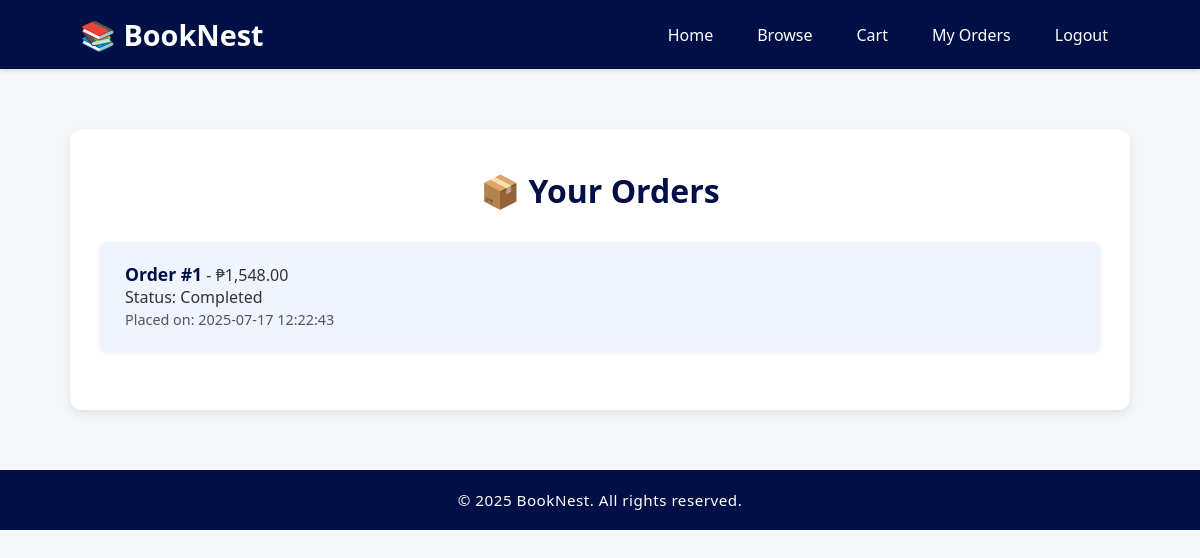
The app's page /order_history.php (signed in), older data.
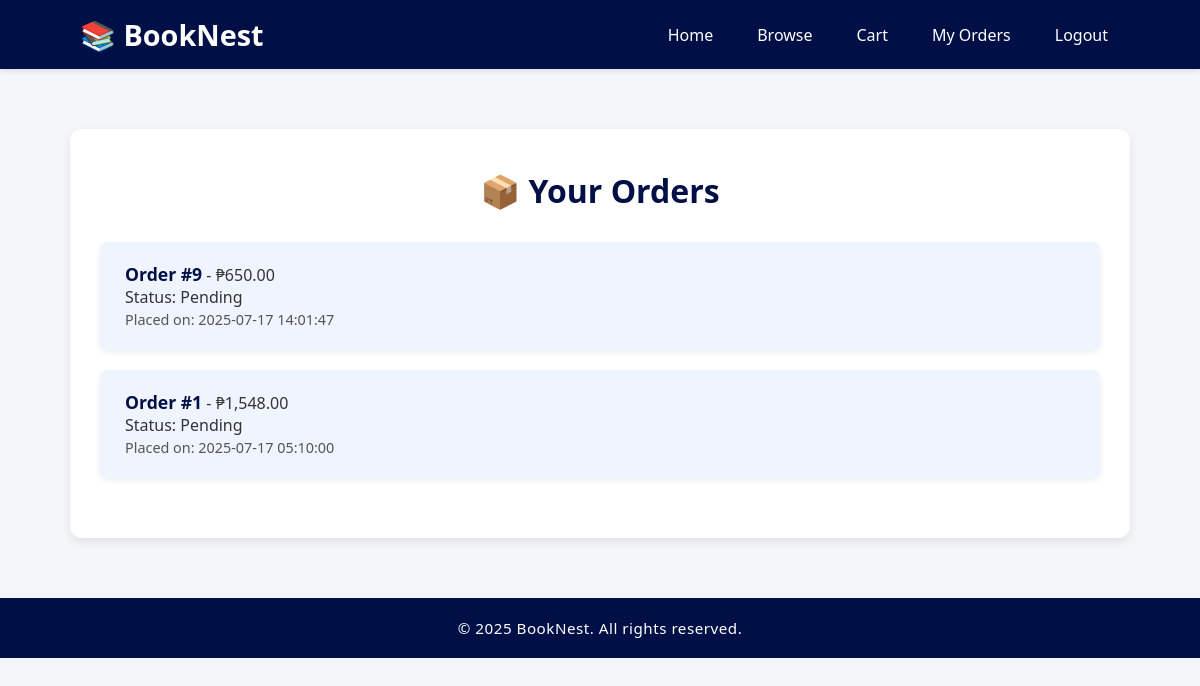
The same page, newer data.
### tables this page shows
CREATE TABLE `orders` (
  `order_id` int(11) NOT NULL,
  `user_id` int(11) DEFAULT NULL,
  `order_date` timestamp NOT NULL DEFAULT current_timestamp(),
  `status` enum('pending','processing','shipped','completed','cancelled') DEFAULT 'pending',
  `total_amount` decimal(10,2) DEFAULT 0.00
);

### order_history.php (the view, shortened to what this page needs)
<?php
require_once 'includes/db.php';
include 'includes/header.php';
$user_id = $_SESSION['user_id'];
$sql = "
    SELECT o.order_id, o.order_date, o.status,
           COALESCE(SUM(b.price * oi.quantity), 0) AS total_price
    FROM orders o
    LEFT JOIN order_items oi ON o.order_id = oi.order_id
    LEFT JOIN books b ON oi.book_id = b.book_id
    WHERE o.user_id = ?
    GROUP BY o.order_id, o.order_date, o.status
    ORDER BY o.order_date DESC
";
$stmt = $conn->prepare($sql);
$stmt->bind_param("i", $user_id);
$stmt->execute();
$result = $stmt->get_result();
?>
<div class="container">
    <div class="orderhistory-container">
        <h2>📦 Your Orders</h2>
        <?php while ($row = $result->fetch_assoc()): ?>
            <div class="order-block">
                <strong>Order #<?php echo $row['order_id']; ?></strong> - ₱<?php echo number_format($row['total_price'], 2); ?>
                <br>Status: <?php echo ucfirst($row['status']); ?>
                <br><small>Placed on: <?php echo $row['order_date']; ?></small>
            </div>
        <?php endwhile; ?>
    </div>
</div>
<?php include 'includes/footer.php'; ?>

Row changes from the older to the newer data that the page shows:
added orders: order_id "9", total_price "650.00", status "Pending", order_date "2025-07-17 14:01:47"
changed orders id 1: status "Completed" → "Pending"; order_date "2025-07-17 12:22:43" → "2025-07-17 05:10:00"
